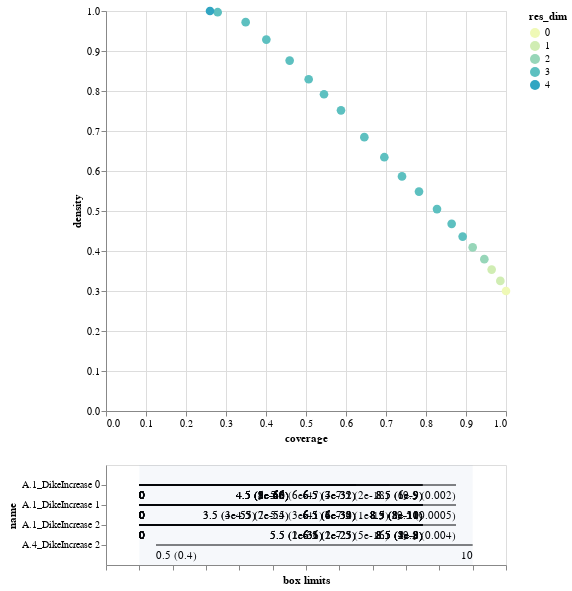

Notebook code for this chart:
### Code cell
box2.inspect_tradeoff()

### Figure 1 — Vega-Lite specification as saved in the notebook (floating-point values rounded to 4 significant figures)
{"config": {"view": {"continuousWidth": 400, "continuousHeight": 300}}, "vconcat": [{"data": {"name": "data-9afd36bb9cc901dc6b695869c4336577"}, "mark": {"type": "circle", "size": 75}, "encoding": {"color": {"type": "ordinal", "field": "res_dim", "scale": {"range": ["#eff9b6", "#d0edb3", "#97d6b9", "#5dc0c0", "#31a5c2", "#1f80b8", "#2354a3", "#21318d"]}}, "opacity": {"condition": {"value": 1, "selection": "selector008"}, "value": 0.4}, "tooltip": [{"type": "ordinal", "field": "id"}, {"type": "quantitative", "field": "coverage", "format": ".2"}, {"type": "quantitative", "field": "density", "format": ".2"}, {"type": "ordinal", "field": "res_dim"}], "x": {"type": "quantitative", "field": "coverage"}, "y": {"type": "quantitative", "field": "density"}}, "height": 400, "selection": {"selector008": {"type": "single", "fields": ["id"]}}, "width": 400}, {"layer": [{"data": {"name": "data-209ad26e471ab2a301dd8716e33c8f25"}, "mark": "rule", "encoding": {"x": {"type": "quantitative", "axis": {"grid": false, "labels": false, "title": "box limits"}, "field": "x_lower", "scale": {"domain": [0, 1], "padding": 0.1}}, "x2": {"field": "x_upper"}, "y": {"type": "nominal", "field": "name", "scale": {"padding": 1.0}}}, "transform": [{"calculate": "(datum.x1-datum.minimum)/(datum.maximum-datum.minimum)", "as": "x_lower"}, {"calculate": "(datum.x2-datum.minimum)/(datum.maximum-datum.minimum)", "as": "x_upper"}, {"filter": {"selection": "selector008"}}], "width": 400}, {"data": {"name": "data-209ad26e471ab2a301dd8716e33c8f25"}, "mark": {"type": "text", "align": "left", "baseline": "top", "dy": 5}, "encoding": {"text": {"type": "ordinal", "field": "text"}, "x": {"type": "quantitative", "axis": {"grid": false, "labels": false, "title": "box limits"}, "field": "x_lower", "scale": {"domain": [0, 1], "padding": 0.1}}, "x2": {"field": "x_upper"}, "y": {"type": "nominal", "field": "name", "scale": {"padding": 1.0}}}, "transform": [{"calculate": "(datum.x1-datum.minimum)/(datum.maximum-datum.minimum)", "as": "x_lower"}, {"calculate": "(datum.x2-datum.minimum)/(datum.maximum-datum.minimum)", "as": "x_upper"}, {"filter": {"selection": "selector008"}}, {"calculate": "datum.qp_lower>0?format(datum.x1, \".2\")+\" (\"+format(datum.qp_lower, \".1~g\")+\")\" :format(datum.x1, \".2\")", "as": "text"}], "width": 400}, {"data": {"name": "data-209ad26e471ab2a301dd8716e33c8f25"}, "mark": {"type": "text", "align": "right", "baseline": "top", "dy": 5}, "encoding": {"text": {"type": "ordinal", "field": "text"}, "x": {"type": "quantitative", "field": "x_upper"}, "x2": {"field": "x_upper"}, "y": {"type": "nominal", "field": "name", "scale": {"padding": 1.0}}}, "transform": [{"calculate": "(datum.x1-datum.minimum)/(datum.maximum-datum.minimum)", "as": "x_lower"}, {"calculate": "(datum.x2-datum.minimum)/(datum.maximum-datum.minimum)", "as": "x_upper"}, {"filter": {"selection": "selector008"}}, {"calculate": "datum.qp_upper>0?format(datum.x2, \".2\")+\" (\"+format(datum.qp_upper, \".1\")+\")\" :format(datum.x2, \".2\")", "as": "text"}], "width": 400}, {"data": {"name": "data-bb8d07f6df3d47a6a475317795287b23"}, "mark": {"type": "rect", "opacity": 0.05}, "encoding": {"x": {"type": "quantitative", "field": "start"}, "x2": {"field": "end"}}}, {"data": {"name": "data-d751713988987e9331980363e24189ce"}, "mark": "point", "encoding": {"x": {"type": "quantitative", "field": "x"}, "y": {"type": "nominal", "field": "name"}}, "transform": [{"filter": {"selection": "selector008"}}], "width": 400}, {"data": {"name": "data-d751713988987e9331980363e24189ce"}, "mark": {"type": "text", "align": "center", "baseline": "top", "dy": 5}, "encoding": {"text": {"type": "nominal", "field": "item"}, "x": {"type": "quantitative", "field": "x"}, "y": {"type": "nominal", "field": "name"}}, "transform": [{"filter": {"selection": "selector008"}}], "width": 400}]}], "$schema": "https://vega.github.io/schema/vega-lite/v4.8.1.json", "datasets": {"data-9afd36bb9cc901dc6b695869c4336577": [{"coverage": 1.0, "density": 0.3, "id": 0, "mass": 1.0, "mean": 0.3, "res_dim": 0}, {"coverage": 0.9858, "density": 0.3253, "id": 1, "mass": 0.9093, "mean": 0.3253, "res_dim": 1}, {"coverage": 0.9642, "density": 0.3535, "id": 2, "mass": 0.8183, "mean": 0.3535, "res_dim": 1}, {"coverage": 0.9458, "density": 0.3796, "id": 3, "mass": 0.7475, "mean": 0.3796, "res_dim": 2}, {"coverage": 0.9167, "density": 0.4091, "id": 4, "mass": 0.6723, "mean": 0.4091, "res_dim": 2}, {"coverage": 0.8917, "density": 0.436, "id": 5, "mass": 0.6135, "mean": 0.436, "res_dim": 3}, {"coverage": 0.8642, "density": 0.468, "id": 6, "mass": 0.554, "mean": 0.468, "res_dim": 3}, {"coverage": 0.8275, "density": 0.5048, "id": 7, "mass": 0.4918, "mean": 0.5048, "res_dim": 3}, {"coverage": 0.7825, "density": 0.5485, "id": 8, "mass": 0.428, "mean": 0.5485, "res_dim": 3}, {"coverage": 0.74, "density": 0.5865, "id": 9, "mass": 0.3785, "mean": 0.5865, "res_dim": 3}, {"coverage": 0.6958, "density": 0.6345, "id": 10, "mass": 0.329, "mean": 0.6345, "res_dim": 3}, {"coverage": 0.6458, "density": 0.6846, "id": 11, "mass": 0.283, "mean": 0.6846, "res_dim": 3}, {"coverage": 0.5875, "density": 0.7516, "id": 12, "mass": 0.2345, "mean": 0.7516, "res_dim": 3}, {"coverage": 0.545, "density": 0.7918, "id": 13, "mass": 0.2065, "mean": 0.7918, "res_dim": 3}, {"coverage": 0.5067, "density": 0.8295, "id": 14, "mass": 0.1832, "mean": 0.8295, "res_dim": 3}, {"coverage": 0.4592, "density": 0.876, "id": 15, "mass": 0.1573, "mean": 0.876, "res_dim": 3}, {"coverage": 0.4008, "density": 0.9286, "id": 16, "mass": 0.1295, "mean": 0.9286, "res_dim": 3}, {"coverage": 0.3492, "density": 0.9722, "id": 17, "mass": 0.1077, "mean": 0.9722, "res_dim": 3}, {"coverage": 0.2792, "density": 0.997, "id": 18, "mass": 0.084, "mean": 0.997, "res_dim": 3}, {"coverage": 0.26, "density": 1.0, "id": 19, "mass": 0.078, "mean": 1.0, "res_dim": 4}], "data-209ad26e471ab2a301dd8716e33c8f25": [{"x1": 0.0, "x2": 9.5, "name": "A.1_DikeIncrease 1", "id": 1, "minimum": 0.0, "maximum": 10.0, "qp_lower": -1.0, "qp_upper": 0.0005109}, {"x1": 0.0, "x2": 8.5, "name": "A.1_DikeIncrease 1", "id": 2, "minimum": 0.0, "maximum": 10.0, "qp_lower": -1.0, "qp_upper": 2.678e-11}, {"x1": 0.0, "x2": 9.5, "name": "A.1_DikeIncrease 0", "id": 3, "minimum": 0.0, "maximum": 10.0, "qp_lower": -1.0, "qp_upper": 0.001576}, {"x1": 0.0, "x2": 8.5, "name": "A.1_DikeIncrease 1", "id": 3, "minimum": 0.0, "maximum": 10.0, "qp_lower": -1.0, "qp_upper": 8.03e-11}, {"x1": 0.0, "x2": 8.5, "name": "A.1_DikeIncrease 0", "id": 4, "minimum": 0.0, "maximum": 10.0, "qp_lower": -1.0, "qp_upper": 1.364e-09}, {"x1": 0.0, "x2": 8.5, "name": "A.1_DikeIncrease 1", "id": 4, "minimum": 0.0, "maximum": 10.0, "qp_lower": -1.0, "qp_upper": 7.504e-11}, {"x1": 0.0, "x2": 8.5, "name": "A.1_DikeIncrease 0", "id": 5, "minimum": 0.0, "maximum": 10.0, "qp_lower": -1.0, "qp_upper": 1.404e-09}, {"x1": 0.0, "x2": 8.5, "name": "A.1_DikeIncrease 1", "id": 5, "minimum": 0.0, "maximum": 10.0, "qp_lower": -1.0, "qp_upper": 3.204e-10}, {"x1": 0.0, "x2": 9.5, "name": "A.1_DikeIncrease 2", "id": 5, "minimum": 0.0, "maximum": 10.0, "qp_lower": -1.0, "qp_upper": 0.003599}, {"x1": 0.0, "x2": 8.5, "name": "A.1_DikeIncrease 0", "id": 6, "minimum": 0.0, "maximum": 10.0, "qp_lower": -1.0, "qp_upper": 5.623e-09}, {"x1": 0.0, "x2": 8.5, "name": "A.1_DikeIncrease 1", "id": 6, "minimum": 0.0, "maximum": 10.0, "qp_lower": -1.0, "qp_upper": 2.573e-10}, {"x1": 0.0, "x2": 8.5, "name": "A.1_DikeIncrease 2", "id": 6, "minimum": 0.0, "maximum": 10.0, "qp_lower": -1.0, "qp_upper": 1.179e-08}, {"x1": 0.0, "x2": 7.5, "name": "A.1_DikeIncrease 0", "id": 7, "minimum": 0.0, "maximum": 10.0, "qp_lower": -1.0, "qp_upper": 2.329e-18}, {"x1": 0.0, "x2": 8.5, "name": "A.1_DikeIncrease 1", "id": 7, "minimum": 0.0, "maximum": 10.0, "qp_lower": -1.0, "qp_upper": 1.633e-10}, {"x1": 0.0, "x2": 8.5, "name": "A.1_DikeIncrease 2", "id": 7, "minimum": 0.0, "maximum": 10.0, "qp_lower": -1.0, "qp_upper": 1.896e-08}, {"x1": 0.0, "x2": 6.5, "name": "A.1_DikeIncrease 0", "id": 8, "minimum": 0.0, "maximum": 10.0, "qp_lower": -1.0, "qp_upper": 6.581e-32}, {"x1": 0.0, "x2": 8.5, "name": "A.1_DikeIncrease 1", "id": 8, "minimum": 0.0, "maximum": 10.0, "qp_lower": -1.0, "qp_upper": 8.104e-11}, {"x1": 0.0, "x2": 8.5, "name": "A.1_DikeIncrease 2", "id": 8, "minimum": 0.0, "maximum": 10.0, "qp_lower": -1.0, "qp_upper": 2.326e-08}, {"x1": 0.0, "x2": 6.5, "name": "A.1_DikeIncrease 0", "id": 9, "minimum": 0.0, "maximum": 10.0, "qp_lower": -1.0, "qp_upper": 3.244e-31}, {"x1": 0.0, "x2": 7.5, "name": "A.1_DikeIncrease 1", "id": 9, "minimum": 0.0, "maximum": 10.0, "qp_lower": -1.0, "qp_upper": 1.344e-19}, {"x1": 0.0, "x2": 8.5, "name": "A.1_DikeIncrease 2", "id": 9, "minimum": 0.0, "maximum": 10.0, "qp_lower": -1.0, "qp_upper": 3.434e-08}, {"x1": 0.0, "x2": 6.5, "name": "A.1_DikeIncrease 0", "id": 10, "minimum": 0.0, "maximum": 10.0, "qp_lower": -1.0, "qp_upper": 3.602e-32}, {"x1": 0.0, "x2": 6.5, "name": "A.1_DikeIncrease 1", "id": 10, "minimum": 0.0, "maximum": 10.0, "qp_lower": -1.0, "qp_upper": 6.885e-33}, {"x1": 0.0, "x2": 8.5, "name": "A.1_DikeIncrease 2", "id": 10, "minimum": 0.0, "maximum": 10.0, "qp_lower": -1.0, "qp_upper": 2.254e-08}, {"x1": 0.0, "x2": 5.5, "name": "A.1_DikeIncrease 0", "id": 11, "minimum": 0.0, "maximum": 10.0, "qp_lower": -1.0, "qp_upper": 5.528e-47}, {"x1": 0.0, "x2": 6.5, "name": "A.1_DikeIncrease 1", "id": 11, "minimum": 0.0, "maximum": 10.0, "qp_lower": -1.0, "qp_upper": 6.173e-32}, {"x1": 0.0, "x2": 8.5, "name": "A.1_DikeIncrease 2", "id": 11, "minimum": 0.0, "maximum": 10.0, "qp_lower": -1.0, "qp_upper": 3.871e-08}, {"x1": 0.0, "x2": 4.5, "name": "A.1_DikeIncrease 0", "id": 12, "minimum": 0.0, "maximum": 10.0, "qp_lower": -1.0, "qp_upper": 8.023e-68}, {"x1": 0.0, "x2": 6.5, "name": "A.1_DikeIncrease 1", "id": 12, "minimum": 0.0, "maximum": 10.0, "qp_lower": -1.0, "qp_upper": 1.076e-34}, {"x1": 0.0, "x2": 8.5, "name": "A.1_DikeIncrease 2", "id": 12, "minimum": 0.0, "maximum": 10.0, "qp_lower": -1.0, "qp_upper": 4.544e-09}, {"x1": 0.0, "x2": 4.5, "name": "A.1_DikeIncrease 0", "id": 13, "minimum": 0.0, "maximum": 10.0, "qp_lower": -1.0, "qp_upper": 7.831e-66}, {"x1": 0.0, "x2": 6.5, "name": "A.1_DikeIncrease 1", "id": 13, "minimum": 0.0, "maximum": 10.0, "qp_lower": -1.0, "qp_upper": 5.802e-33}, {"x1": 0.0, "x2": 7.5, "name": "A.1_DikeIncrease 2", "id": 13, "minimum": 0.0, "maximum": 10.0, "qp_lower": -1.0, "qp_upper": 5.423e-16}, {"x1": 0.0, "x2": 4.5, "name": "A.1_DikeIncrease 0", "id": 14, "minimum": 0.0, "maximum": 10.0, "qp_lower": -1.0, "qp_upper": 1.451e-62}, {"x1": 0.0, "x2": 6.5, "name": "A.1_DikeIncrease 1", "id": 14, "minimum": 0.0, "maximum": 10.0, "qp_lower": -1.0, "qp_upper": 3.905e-30}, {"x1": 0.0, "x2": 6.5, "name": "A.1_DikeIncrease 2", "id": 14, "minimum": 0.0, "maximum": 10.0, "qp_lower": -1.0, "qp_upper": 1.076e-23}, {"x1": 0.0, "x2": 4.5, "name": "A.1_DikeIncrease 0", "id": 15, "minimum": 0.0, "maximum": 10.0, "qp_lower": -1.0, "qp_upper": 9.31e-60}, {"x1": 0.0, "x2": 5.5, "name": "A.1_DikeIncrease 1", "id": 15, "minimum": 0.0, "maximum": 10.0, "qp_lower": -1.0, "qp_upper": 3.111e-41}, {"x1": 0.0, "x2": 6.5, "name": "A.1_DikeIncrease 2", "id": 15, "minimum": 0.0, "maximum": 10.0, "qp_lower": -1.0, "qp_upper": 1.573e-23}, {"x1": 0.0, "x2": 4.5, "name": "A.1_DikeIncrease 0", "id": 16, "minimum": 0.0, "maximum": 10.0, "qp_lower": -1.0, "qp_upper": 4.88e-56}, {"x1": 0.0, "x2": 4.5, "name": "A.1_DikeIncrease 1", "id": 16, "minimum": 0.0, "maximum": 10.0, "qp_lower": -1.0, "qp_upper": 6.788e-54}, {"x1": 0.0, "x2": 6.5, "name": "A.1_DikeIncrease 2", "id": 16, "minimum": 0.0, "maximum": 10.0, "qp_lower": -1.0, "qp_upper": 1.733e-25}, {"x1": 0.0, "x2": 4.5, "name": "A.1_DikeIncrease 0", "id": 17, "minimum": 0.0, "maximum": 10.0, "qp_lower": -1.0, "qp_upper": 1.771e-58}, {"x1": 0.0, "x2": 4.5, "name": "A.1_DikeIncrease 1", "id": 17, "minimum": 0.0, "maximum": 10.0, "qp_lower": -1.0, "qp_upper": 1.894e-54}, {"x1": 0.0, "x2": 5.5, "name": "A.1_DikeIncrease 2", "id": 17, "minimum": 0.0, "maximum": 10.0, "qp_lower": -1.0, "qp_upper": 1.369e-36}, {"x1": 0.0, "x2": 4.5, "name": "A.1_DikeIncrease 0", "id": 18, "minimum": 0.0, "maximum": 10.0, "qp_lower": -1.0, "qp_upper": 4.924e-50}, {"x1": 0.0, "x2": 3.5, "name": "A.1_DikeIncrease 1", "id": 18, "minimum": 0.0, "maximum": 10.0, "qp_lower": -1.0, "qp_upper": 3.183e-55}, {"x1": 0.0, "x2": 5.5, "name": "A.1_DikeIncrease 2", "id": 18, "minimum": 0.0, "maximum": 10.0, "qp_lower": -1.0, "qp_upper": 1.593e-31}, {"x1": 0.0, "x2": 4.5, "name": "A.1_DikeIncrease 0", "id": 19, "minimum": 0.0, "maximum": 10.0, "qp_lower": -1.0, "qp_upper": 9.744e-47}, {"x1": 0.0, "x2": 3.5, "name": "A.1_DikeIncrease 1", "id": 19, "minimum": 0.0, "maximum": 10.0, "qp_lower": -1.0, "qp_upper": 4.4e-53}, {"x1": 0.0, "x2": 5.5, "name": "A.1_DikeIncrease 2", "id": 19, "minimum": 0.0, "maximum": 10.0, "qp_lower": -1.0, "qp_upper": 1.225e-31}, {"x1": 0.5, "x2": 10.0, "name": "A.4_DikeIncrease 2", "id": 19, "minimum": 0.0, "maximum": 10.0, "qp_lower": 0.3946, "qp_upper": -1.0}], "data-bb8d07f6df3d47a6a475317795287b23": [{"start": 0, "end": 1}], "data-d751713988987e9331980363e24189ce": []}}
